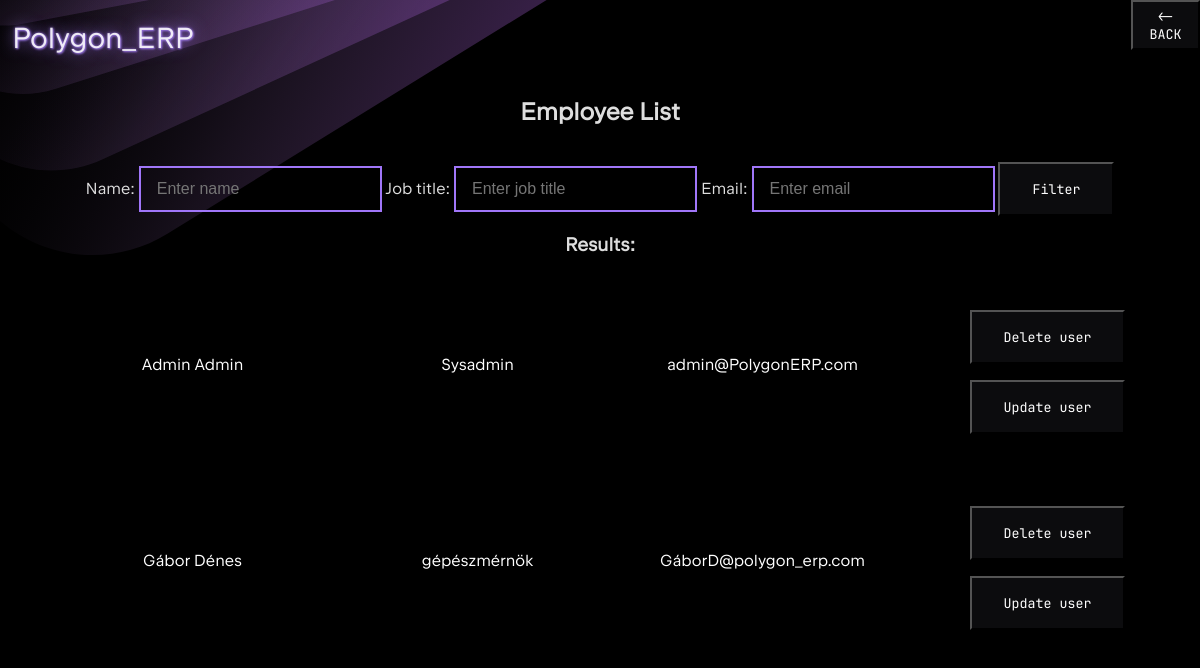
/user/search (signed in), run on the app's committed database.
### polygonerp/models/user.py (models this page shows, shortened)
class User(db.Model):
    id = db.Column(db.Integer, primary_key=True)
    username = db.Column(db.String(80), unique=True, nullable=False)
    password_hash = db.Column(db.String(255), unique = True, nullable=False)
    name = db.Column(db.String(200), nullable=False)
    maiden_name = db.Column(db.String(200), nullable=False)
    mothers_name = db.Column(db.String(200), nullable=False)
    pob = db.Column(db.String(200), nullable=False)
    dob = db.Column(db.String(200), nullable=False)
    address = db.Column(db.String(200), nullable=False)
    tax_num = db.Column(db.String(10), unique=True ,nullable=False)
    taj_number = db.Column(db.String(9), unique=True, nullable=False)
    job_title = db.Column(db.String(200), nullable=False)
    base_pay = db.Column(db.Integer, nullable=False)
    email_address = db.Column(db.String(200), nullable=False)
    is_admin = db.Column(db.Boolean, nullable=False)
    first_login = db.Column(db.Boolean, default=True)

### polygonerp/controllers/user_controller.py (the view)
    def search_users(self):
        name_query = request.args.get('name', '').strip()
        email_query = request.args.get('email', '').strip()
        job_title_query = request.args.get('job_title', '').strip()
        filters = []
        if name_query:
            filters.append(User.name.ilike(f"%{name_query}%"))
        if email_query:
            filters.append(User.username.ilike(f"%{email_query}%"))
        if job_title_query:
            filters.append(User.job_title.ilike(f"%{job_title_query}%"))
        users = User.query.filter(*filters).order_by(User.name.asc()).all()  if filters else User.query.order_by(User.name.asc()).all()
        return render_template("user/search_users.html", users=users)

### polygonerp/controllers/auth_controller.py (called while the page is built)
        def load_logged_in_user(self):
            user_id = session.get('user_id')
            g.user = User.query.filter_by(id=user_id).first() if user_id else None

### polygonerp/templates/user/search_users.html (shortened to what this page needs)
{% extends "base.html" %}
{% block content %}
<h2>Employee List</h2>
<form method="get">
  <label for="name">Name:</label>
  <input type="text" name="name" id="name" placeholder="Enter name" class="form_inp">
  <label for="job_title">Job title:</label>
  <input type="text" name="job_title" id="job_title" placeholder="Enter job title" class="form_inp">
  <label for="email">Email:</label>
  <input type="text" name="email" id="email" placeholder="Enter email" class="form_inp">
  <input type="submit" value="Filter" class="sign_in_button">
</form>
{% if users %}
  <h3>Results:</h3>
  <ul>
    {% for user in users %}
      <li class="user_list" >
        <div class="user_row">
            <div onclick="location.href='{{ url_for('dashboard.profile_view', user_id=user.id)}}'">{{ user.name}} </div>
            <div onclick="location.href='{{ url_for('dashboard.profile_view', user_id=user.id)}}'">{{ user.job_title}}</div>
            <div onclick="location.href='{{ url_for('dashboard.profile_view', user_id=user.id)}}'">{{ user.email_address}}</div>
            {% if g.user.is_admin %}
                <div class="user_action">
                    <button onclick="location.href='{{ url_for('user.delete_user', user_id=user.id)}}'" class="sign_in_button">Delete user</button>
                    <button onclick="location.href='{{ url_for('user.update_user', user_id=user.id)}}'" class="sign_in_button">Update user</button>
                </div>
            {% endif %}
        </div>
      </li>
    {% endfor %}
  </ul>
{% elif request.args %}
  <p>No users found.</p>
{% endif %}
{% endblock %}

### polygonerp/static/style.css (style rules this page uses)
:root { font-family: "JetBrains Sans", Inter, system-ui, Avenir, Helvetica, Arial, sans-serif; font-weight: 300; color: rgba(255, 255, 255, 0.87); background-color: #000000; text-align: center; }
li { list-style: none; }
.sign_in_button { font-family: "JetBrains Mono", Inter, system-ui, sans-serif; background-color: rgba(25, 25, 28, 0.5); cursor: pointer; color: rgba(255, 255, 255, 1); padding: 1rem 2rem ; margin-top: 1rem; }
.form_inp { padding: 0.75rem 1rem; font-size: 16px; border: 2px solid #a076f9; background: transparent; color: white; }
.user_list { display: flex; flex-direction: column; gap: 20px; padding: 10px; color: white; }
.user_row { display: flex; align-items: center; justify-content: space-between; gap: 20px; background-color: black; padding: 10px; }
.user_row > div { flex: 1; }

### data on the page
User: name "Admin Admin", job_title "Sysadmin", email_address "admin@PolygonERP.com"
User: name "Gábor Dénes", job_title "gépészmérnök", email_address "GáborD@polygon_erp.com"
